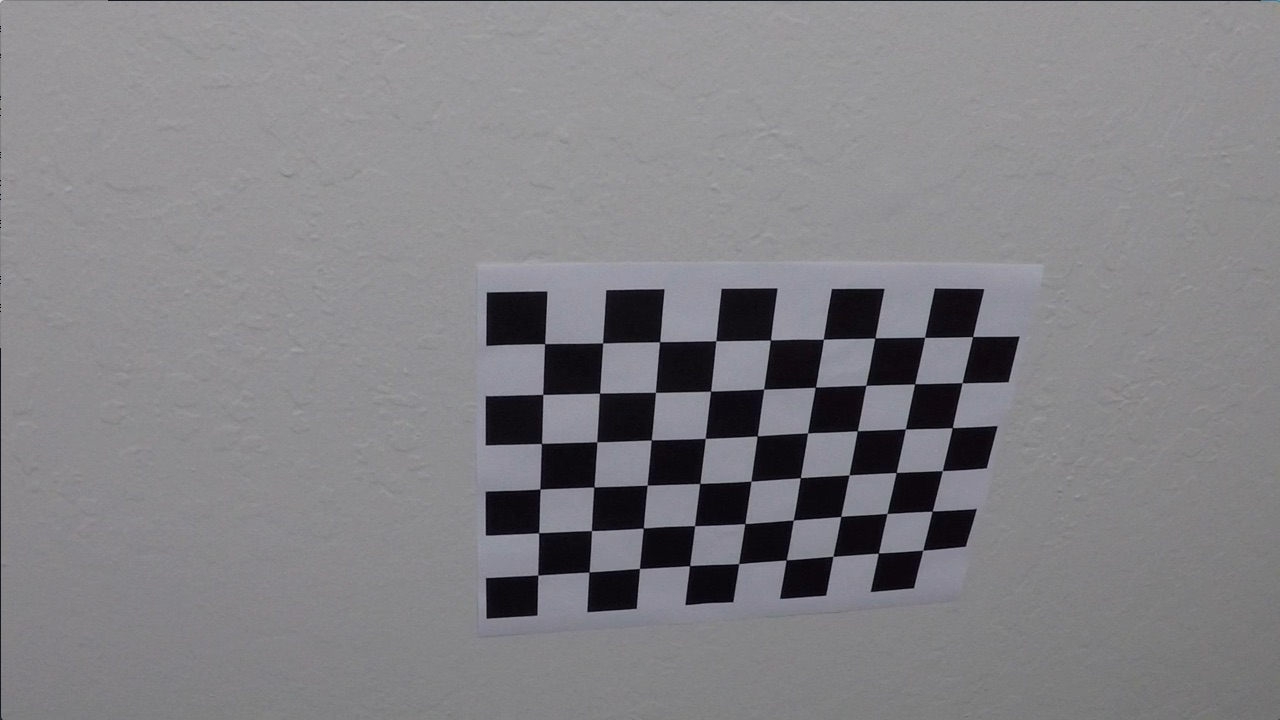
#> input picture camera_cal/calibration10.jpg, 1280 x 720 px; its folder holds only this picture in this run
$ jupyter execute --allow-errors Project.ipynb   (shell and % lines are left out)   (older library calls are emulated)
#> lines starting #> are read from the running program, lines starting #| are printed output that depends on the picture; after the words box and inside, x2 and y2 are one past the last pixel; in counts of white or black regions, pixels touching at a corner belong together
## 1. Find the camera matrix and distortion Co-efficients

[cell 1]
# import essential modules
import numpy as np
import matplotlib.image as mpimg
import matplotlib.pyplot as plt
import cv2
import os
# %matplotlib qt

[cell 2]
def camera_calibration(directory_path=None):
#> called with directory_path = 'camera_cal/'
    assert directory_path, "Please provide directory Path"

    path_calibration = directory_path
    calibration_images = os.listdir(path_calibration)

    obj_point_list = []
    img_point_list = []

    #Getting Objectpoints
    obj_points = np.zeros((9*6,3), np.float32)
    obj_points[:,:2] = np.mgrid[0:9,0:6].T.reshape(-1,2)
    #iterating through all images in the folder
    for image in calibration_images:
        # generate the actual path of the image
        img_path = os.path.join(path_calibration, image)
        img = mpimg.imread(img_path)
#> img is the input picture: shape (720, 1280, 3); mean R, G, B 130.2, 129.4, 133.1
        # convert the image to gray scale as the findChessboardCorners takes only gray scale images
        gray = cv2.cvtColor(img, cv2.COLOR_RGB2GRAY)
        ret, corners = cv2.findChessboardCorners(gray,(9,6), None)
#> ret = True; corners = 54 rows, first 8: [545.3, 343.1], [602.7, 342.8], [660.1, 341.3], [715.8, 340.7], [770.6, 340], [823.5, 339.2], [874.3, 338.5], [925.1, 337.4]
        if ret:
            obj_point_list.append(obj_points)
            img_point_list.append(corners)

    # get the camera matrix and distorted matrix
    return cv2.calibrateCamera(obj_point_list, img_point_list, gray.shape[::-1], None, None)

ret, mtx, dist, rvec, tvec = camera_calibration("camera_cal/")
#> ret = 0.68; mtx = [[1143.7, 0, 681.7], [0, 1109.2, 367.7], [0, 0, 1]]; dist = [[-0.515, 2.99, -0.00876, 0.00937, 1.41]]; rvec = ([0.451, -0.252, 0.0361],); tvec = ([-2.31, -0.422, 19.12],)

[cell 3]
def undistort_image(img, camera_matrix, distortion_matrix):
    # Apply the camera matrix and distortion matrix to undistort the given image
    return cv2.undistort(img, camera_matrix, distortion_matrix, None, camera_matrix)

plt.subplot(211)
#> (the rest of this cell did not finish here and is left out)

[cell 4]
# image_path = 'test_images/straight_lines2.jpg'
image_path = 'test_images/test3.jpg'
#> image_path = 'test_images/test3.jpg'
img = mpimg.imread(image_path)
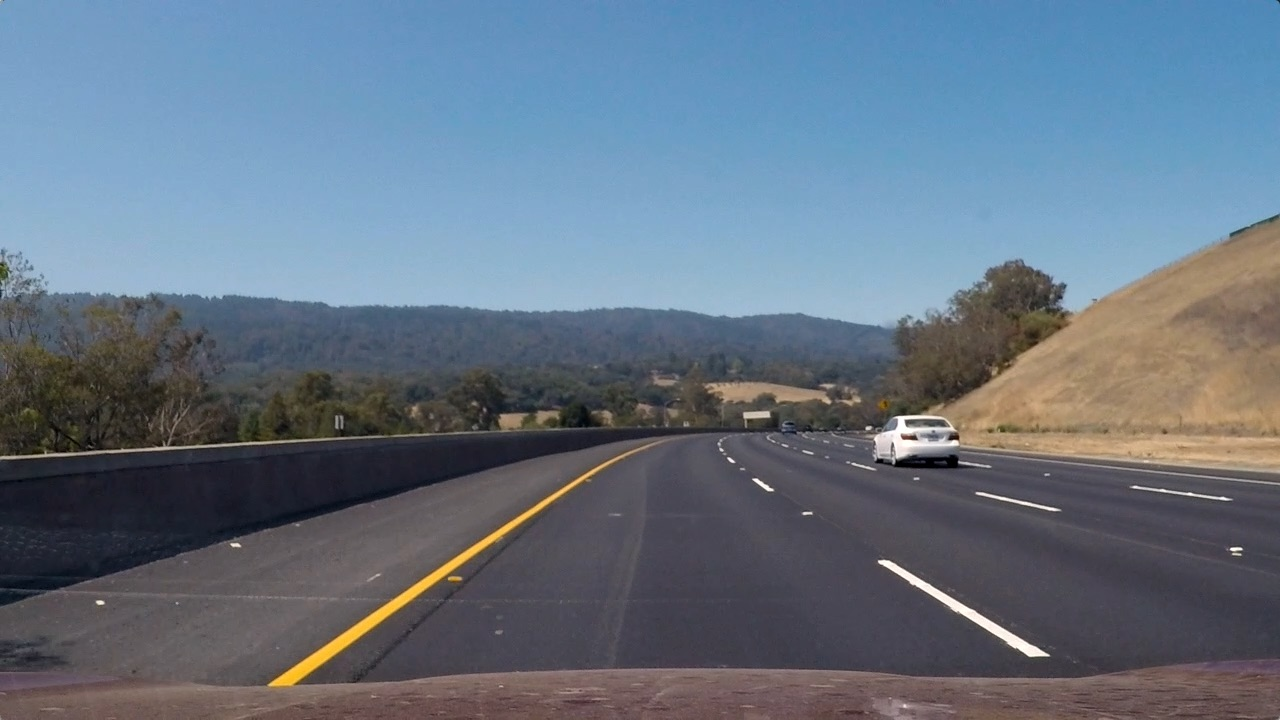
#> input picture test_images/test3.jpg, 1280 x 720 px
#> img is the input picture: shape (720, 1280, 3); mean R, G, B 101.1, 115.3, 130.7
undistorted_original = undistort_image(img, mtx, dist)
plt.imshow(undistorted_original)

## Apply Color and Gradient Threshold

[cell 5]
plt.figure(figsize=(40,50))

plt.subplot(211)
plt.title("Actual image")
plt.imshow(undistorted_original)

def apply_adaptive_thresholding(undistorted_color_image, channel_index_in_hls=2, kernel_size=7, correction=3):
    hls = cv2.cvtColor(undistorted_color_image, cv2.COLOR_RGB2HLS)
    return cv2.adaptiveThreshold(hls[:,:,channel_index_in_hls], 1, cv2.ADAPTIVE_THRESH_GAUSSIAN_C,
                                 cv2.THRESH_BINARY_INV, kernel_size, correction)


def get_sobel_xy(gray, x=0, y=0, kernel_size=5):
    assert x == 1 or y == 1, "Please select to apply sobel in either x direction or y direction"
    return cv2.Sobel(gray, cv2.CV_64F, x,y, kernel_size)


def apply_magnitude_thresholding(gray_img, sobel_x, sobel_y, threshold=(5,125)):
    #Get Absolute threshold
    absolute_sobel = np.sqrt(np.square(sobel_x) + np.square(sobel_y))
    #scaled thresholding
    scaled_sobel = np.uint8(255 * absolute_sobel/ np.max(absolute_sobel))
    binary_scaled = np.zeros_like(scaled_sobel)
    # Apply the thresholds
    binary_scaled[(scaled_sobel >= threshold[0]) & (scaled_sobel <= threshold[1])] = 1
    return binary_scaled


def apply_orientation_thresholding(sobel_x, sobel_y, threshold=(0.6,1.45)):
    #Direction threholding
    orientation = np.arctan2(np.absolute(sobel_y), np.absolute(sobel_x))
    binary_orient = np.zeros_like(orientation)
    # Apply the thresholds
    binary_orient[(orientation >= threshold[0]) & (orientation <= threshold[1])] = 1
    return binary_orient


def get_magnitude_orientation_threshold(mag_binary_img, orient_binary_img):
    combined = np.zeros_like(orient_binary_img)
    combined[(orient_binary_img == 1) & (mag_binary_img == 1)] =1
    return combined


def combine_threshold_img(color_threshold, mag_orient_threshold_img):
    gradient = np.zeros_like(mag_orient_threshold_img)
    gradient[(color_threshold == 1) & (mag_orient_threshold_img ==1)] =1
    return gradient


color_threshold_img = apply_adaptive_thresholding(undistorted_original)
gray_img = cv2.cvtColor(undistorted_original, cv2.COLOR_RGB2GRAY)
sobel_x = get_sobel_xy(gray_img, 1,0)
sobel_y = get_sobel_xy(gray_img, 0,1)
magnitude_threshold_img = apply_magnitude_thresholding(gray_img, sobel_x, sobel_y)
#> magnitude_threshold_img: shape (720, 1280); values 0 (black) and 1 (white), 22.2% white; 3697 white regions (3483 under 20 px), largest, box (x1, y1, x2, y2) and area: (69, 227, 1237, 720) 177566, (866, 543, 1056, 666) 2710, (1032, 336, 1113, 391) 729
orientation_threshold_img = apply_orientation_thresholding(sobel_x, sobel_y)
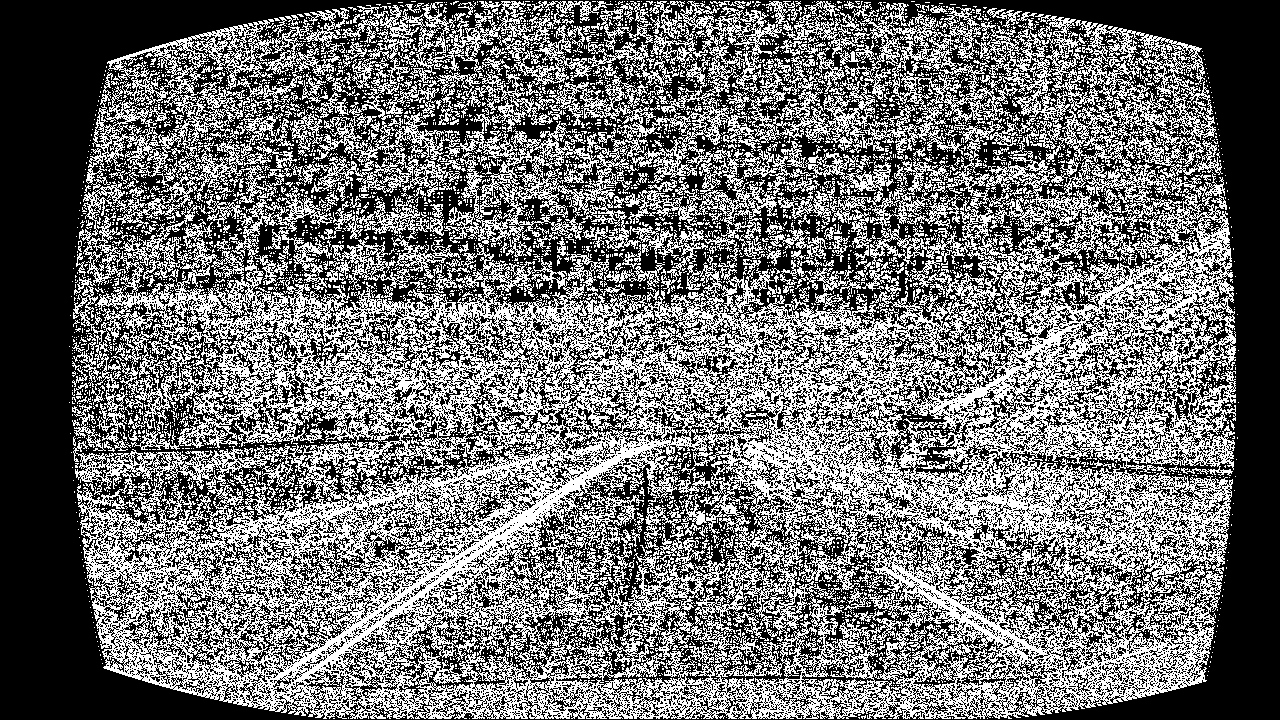
#> orientation_threshold_img: shape (720, 1280) float64; values 0 (black) and 1 (white), 44.3% white in thin lines or dots
binary_image_threshold = get_magnitude_orientation_threshold(magnitude_threshold_img, orientation_threshold_img)
#> binary_image_threshold: shape (720, 1280) float64; values 0 (black) and 1 (white), 13.1% white in thin lines or dots
threshold_img = combine_threshold_img(color_threshold_img, binary_image_threshold)
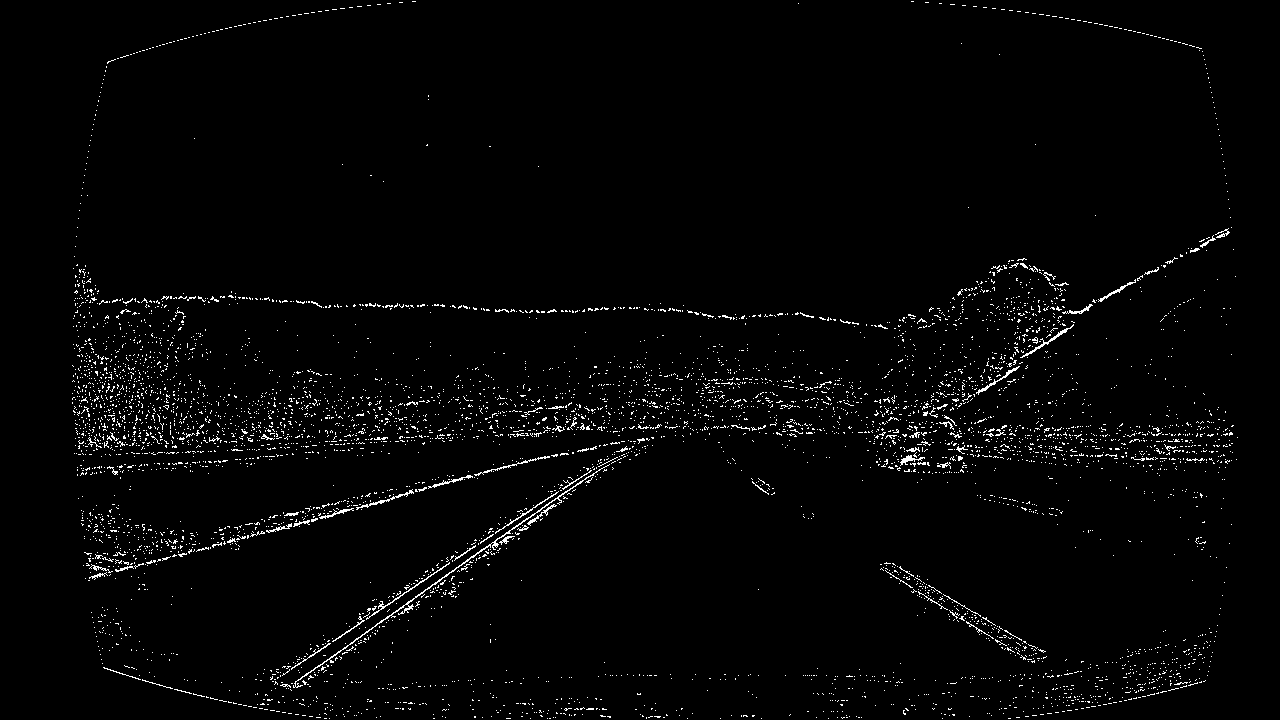
#> threshold_img: shape (720, 1280) float64; values 0 (black) and 1 (white), 2% white in thin lines or dots

plt.subplot(212)
plt.title("New Function implementation")
plt.imshow(threshold_img, cmap='gray')

## Performing Perspective Transformation of the image

[cell 6]
plt.figure(figsize=(30,30))
def get_src_dst_for_warp(undistorted_bin_img):
    h,w = undistorted_bin_img.shape
    # Constants defined to make the transformation independentent of image size
    midpoint = w // 2
    offset_midpoint = 120
    height_low = h //2 + 115
    height_hight = h - 50
    offset = 50

    src = np.array([[midpoint-offset_midpoint, height_low],[midpoint+offset_midpoint, height_low],
                [midpoint+4.2*offset_midpoint, height_hight],[midpoint-4.2*offset_midpoint, height_hight]], np.float32)


    dst = np.array([[offset, offset],[w - offset, offset],
                    [w - offset, height_hight],[offset, height_hight]], np.float32)

# [11 lines of commented-out code are left out]
    return src,dst

def apply_perspective_transform(undistorted_bin_img, src, dst):
    h,w = undistorted_bin_img.shape[0], undistorted_bin_img.shape[1]
    M = cv2.getPerspectiveTransform(src,dst)
    return cv2.warpPerspective(undistorted_bin_img, M, (w,h), cv2.INTER_LINEAR)

src, dst = get_src_dst_for_warp(threshold_img)
#> src = [[520, 475], [760, 475], [1144, 670], [136, 670]]; dst = [[50, 50], [1230, 50], [1230, 670], [50, 670]]
warp_img = apply_perspective_transform(threshold_img, src, dst)
#> in apply_perspective_transform, `M = cv2.getPerspectiveTransform(src,dst)`: M = [[-0.724, -1.55, 1103.1], [0, -2.09, 983.5], [1.98e-19, -0.00242, 1]]
#> in apply_perspective_transform, `return cv2.warpPerspective(undistorted_bin_img, M, (w,h), cv2.INTER_LI..`:
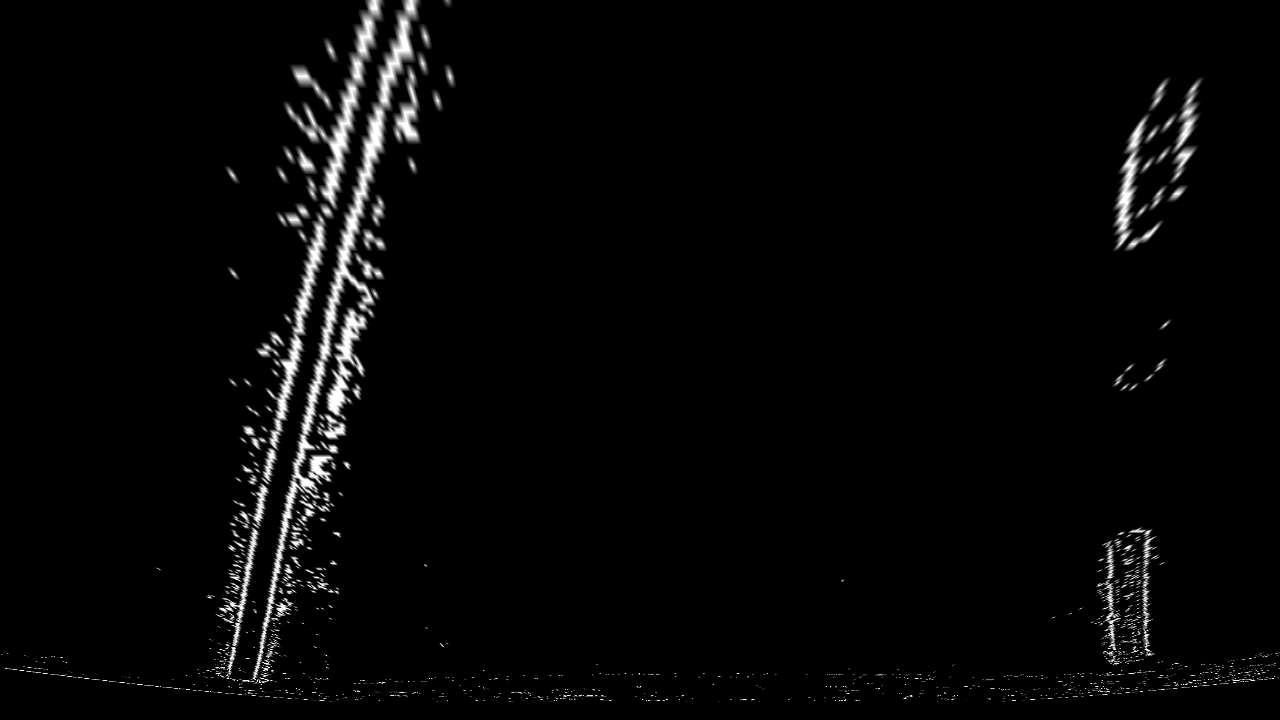
#> returned value: shape (720, 1280) float64; min 0, max 1, mean 0.0257
#> (the rest of the program and of its run is left out)
